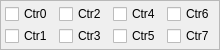
    <widget class="QFrame" name="fraCtrSelect">
     <property name="maximumSize">
      <size>
       <width>16777215</width>
       <height>50</height>
      </size>
     </property>
     <property name="frameShape">
      <enum>QFrame::StyledPanel</enum>
     </property>
     <property name="frameShadow">
      <enum>QFrame::Sunken</enum>
     </property>
     <layout class="QGridLayout" name="gridLayout">
      <property name="leftMargin">
       <number>4</number>
      </property>
      <property name="topMargin">
       <number>2</number>
      </property>
      <property name="rightMargin">
       <number>4</number>
      </property>
      <property name="bottomMargin">
       <number>2</number>
      </property>
      <property name="verticalSpacing">
       <number>2</number>
      </property>
      <item row="0" column="0">
       <widget class="QCheckBox" name="chkCtr0">
        <property name="sizePolicy">
         <sizepolicy hsizetype="Minimum" vsizetype="Preferred">
          <horstretch>0</horstretch>
          <verstretch>0</verstretch>
         </sizepolicy>
        </property>
        <property name="maximumSize">
         <size>
          <width>16777215</width>
          <height>18</height>
         </size>
        </property>
        <property name="text">
         <string>Ctr0</string>
        </property>
        <property name="counterNum" stdset="0">
         <number>0</number>
        </property>
       </widget>
      </item>
      <item row="0" column="3">
       <widget class="QCheckBox" name="chkCtr4">
        <property name="maximumSize">
         <size>
          <width>16777215</width>
          <height>18</height>
         </size>
        </property>
        <property name="text">
         <string>Ctr4</string>
        </property>
        <property name="counterNum" stdset="0">
         <number>4</number>
        </property>
       </widget>
      </item>
      <item row="0" column="4">
       <widget class="QCheckBox" name="chkCtr6">
        <property name="maximumSize">
         <size>
          <width>16777215</width>
          <height>18</height>
         </size>
        </property>
        <property name="text">
         <string>Ctr6</string>
        </property>
        <property name="counterNum" stdset="0">
         <number>6</number>
        </property>
       </widget>
      </item>
      <item row="1" column="1">
       <widget class="QCheckBox" name="chkCtr03">
        <property name="maximumSize">
         <size>
          <width>16777215</width>
          <height>18</height>
         </size>
        </property>
        <property name="text">
         <string>Ctr3</string>
        </property>
        <property name="counterNum" stdset="0">
         <number>3</number>
        </property>
       </widget>
      </item>
      <item row="1" column="3">
       <widget class="QCheckBox" name="chkCtr5">
        <property name="maximumSize">
         <size>
          <width>16777215</width>
          <height>18</height>
         </size>
        </property>
        <property name="text">
         <string>Ctr5</string>
        </property>
        <property name="counterNum" stdset="0">
         <number>5</number>
        </property>
       </widget>
      </item>
      <item row="1" column="4">
       <widget class="QCheckBox" name="chkCtr7">
        <property name="maximumSize">
         <size>
          <width>16777215</width>
          <height>18</height>
         </size>
        </property>
        <property name="text">
         <string>Ctr7</string>
        </property>
        <property name="counterNum" stdset="0">
         <number>7</number>
        </property>
       </widget>
      </item>
      <item row="1" column="0">
       <widget class="QCheckBox" name="chkCtr1">
        <property name="maximumSize">
         <size>
          <width>16777215</width>
          <height>18</height>
         </size>
        </property>
        <property name="text">
         <string>Ctr1</string>
        </property>
        <property name="counterNum" stdset="0">
         <number>1</number>
        </property>
       </widget>
      </item>
      <item row="0" column="1">
       <widget class="QCheckBox" name="chkCtr2">
        <property name="maximumSize">
         <size>
          <width>16777215</width>
          <height>18</height>
         </size>
        </property>
        <property name="text">
         <string>Ctr2</string>
        </property>
        <property name="counterNum" stdset="0">
         <number>2</number>
        </property>
       </widget>
      </item>
     </layout>
    </widget>
